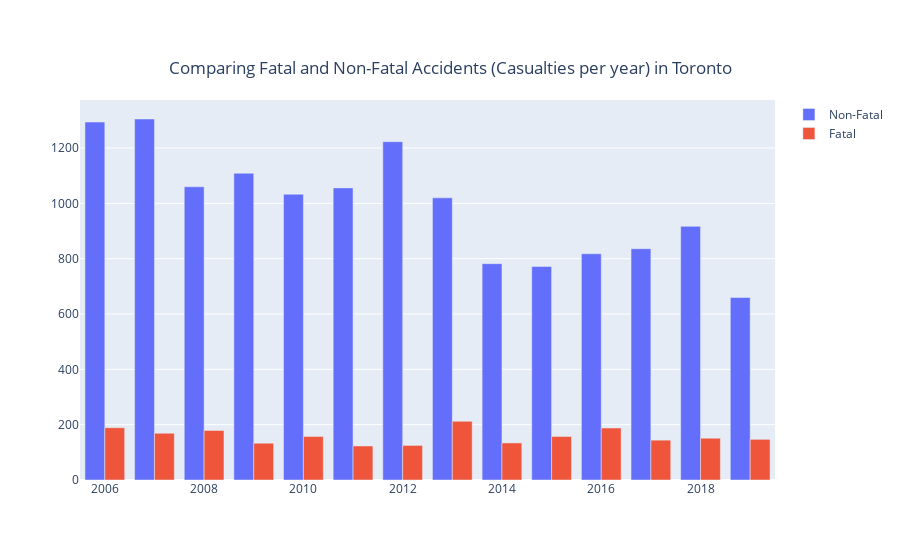

The notebook cell saved with this chart:
### Markdown cell above
### 10. What is the relationship between Fatal and Non-Fatal casualties from 2006 - 2019?

### Code cell
fig = go.Figure(data=[
    go.Bar(name='Non-Fatal', x= year, y= df_clean[df_clean['ACCLASS']== 'Non-Fatal Injury'].groupby('year')['Index_'].nunique()),
    go.Bar(name='Fatal', x=year , y= df_clean[df_clean['ACCLASS']== 'Fatal'].groupby('year')['Index_'].nunique())])
# Change the bar mode
fig.update_layout(barmode='group',
    title={
        'text': "Comparing Fatal and Non-Fatal Accidents (Casualties per year) in Toronto",
        'y':0.89,
        'x':0.5,
        'xanchor': 'center',
        'yanchor': 'top'})
fig.show()

### Figure 1 — Plotly figure (JSON) as saved in the notebook; plotly's stock layout.template omitted (floating-point values rounded to 4 significant figures)
{"data": [{"name": "Non-Fatal", "type": "bar", "x": [2006, 2007, 2008, 2009, 2010, 2011, 2012, 2013, 2014, 2015, 2016, 2017, 2018, 2019], "y": [1294, 1305, 1060, 1109, 1033, 1056, 1223, 1020, 782, 772, 818, 836, 917, 660]}, {"name": "Fatal", "type": "bar", "x": [2006, 2007, 2008, 2009, 2010, 2011, 2012, 2013, 2014, 2015, 2016, 2017, 2018, 2019], "y": [189, 169, 179, 133, 157, 123, 125, 212, 134, 157, 188, 144, 151, 147]}], "layout": {"barmode": "group", "title": {"text": "Comparing Fatal and Non-Fatal Accidents (Casualties per year) in Toronto", "x": 0.5, "xanchor": "center", "y": 0.89, "yanchor": "top"}}}
